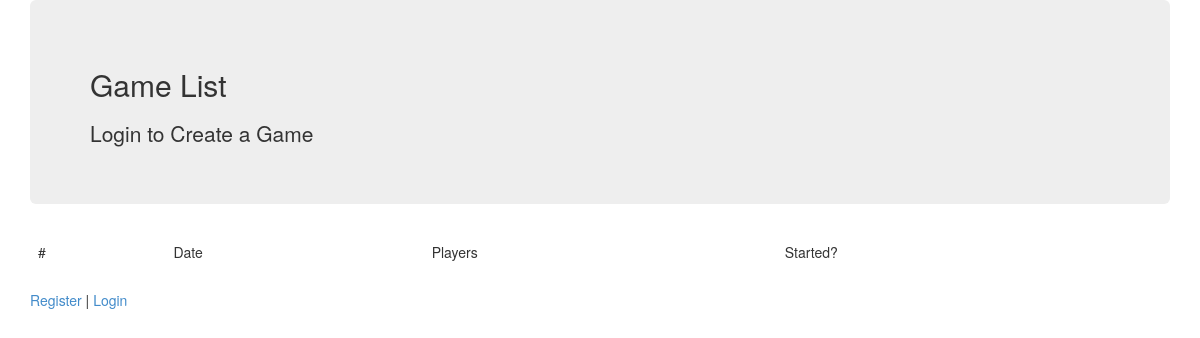
The app's page /game/, older data.
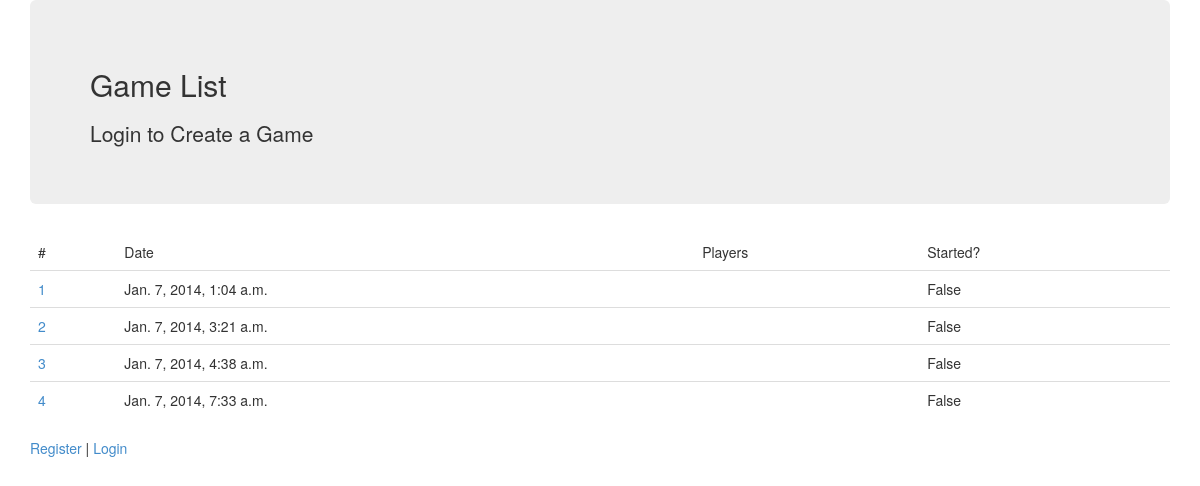
The same page, newer data.
### alien_game/models.py (models this page shows, shortened)
class Game(models.Model):
    users = models.ManyToManyField(User, related_name="games", through="Player")
    created = models.DateTimeField(auto_now_add=True)
    has_started = models.BooleanField(default=False)
    num_of_aliens = models.IntegerField(default=1)
    archive = models.BooleanField(default=False)
    winner  = models.CharField(max_length=15, choices=SIDE, blank=True)

### alien_game/views.py (the view)
class GameListView(ListView):
    model = Game

### templates/alien_game/game_list.html (shortened to what this page needs)
{% extends "base.html" %}
{% block content %}
<div class="container">
<div class="jumbotron">
<h2>Game List</h2>
	<div>
	  {% if user.is_authenticated %}
	  <a href="new/"><button class="btn-lg btn-warning">Create a New Game</button></a>
	  {% else %}
	  Login to Create a Game
	  {% endif %}
	</div>
</div>
<table class="table table-hover">
  <thead>
  	<td>#</td>
  	<td>Date</td>
    <td>Players</td>
  	<td>Started?</td>
  </thead>
{% for game in object_list %}
  <tr>
    <td><a href="{% url 'lobby' game.id %}">{{ game.id }}</a></td>
    <td>{{ game.created }}</td>
    <td>
    </td>
    <td>{{ game.has_started }}</td>
  </tr>
{% endfor %}
</table>
</div>
{% endblock content %}

### templates/base.html (shortened to what this page needs)
{% load staticfiles %}
<!DOCTYPE html>
<html>
<head>
	<link rel="stylesheet" href="{% static "css/bootstrap.css" %}">
</head>
<body>
{% block content %}
{% endblock content %}
<div class="container">
<footer>
	{% if user.is_authenticated %}
	<div class="pull-right">
		<a href="{% url 'logout' %}">Logout</a> |
		<a href="{% url 'profile' slug=user.username %}"><strong>{{ user.username }}</strong></a>
	{% else %}
		<a href="{% url 'registration_register' %}">Register</a> |
		<a href="/accounts/login">Login</a>
	{% endif %}
	</div>
</body>
</html>

Row changes from the older to the newer data that the page shows:
added Game: id "1", created "Jan. 7, 2014, 1:04 a.m.", has_started "False"
added Game: id "2", created "Jan. 7, 2014, 3:21 a.m.", has_started "False"
added Game: id "3", created "Jan. 7, 2014, 4:38 a.m.", has_started "False"
added Game: id "4", created "Jan. 7, 2014, 7:33 a.m.", has_started "False"
